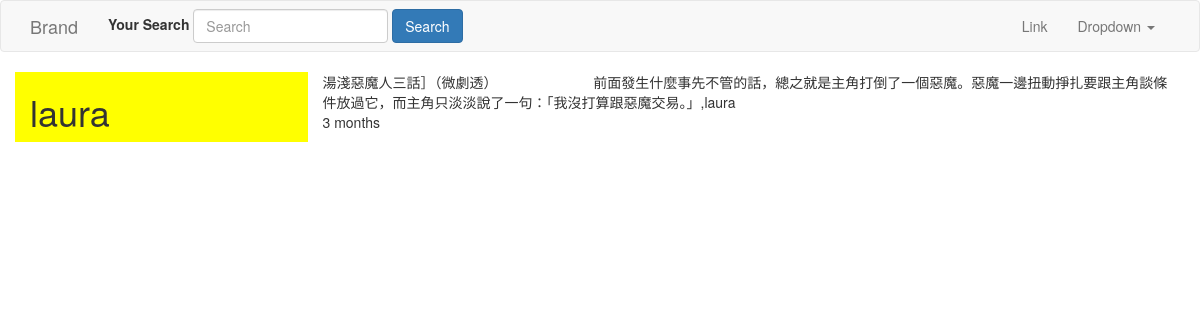
/tweet/271/, run on the app's committed database.
### tweets/models.py (models this page shows, shortened)
class Tweet(models.Model):
    parent      = models.ForeignKey("self",blank=True,null=True)
    user        = models.ForeignKey(settings.AUTH_USER_MODEL)
    content     = models.CharField(max_length=140,validators=[validate_content])
    timestamp    = models.DateTimeField(auto_now_add=True)
    updated      = models.DateTimeField(auto_now=True)
    objects = TweetManager()
    class Meta:
        ordering = ['-timestamp']

### tweets/views.py (the view)
# urls.py: url(r'^(?P<pk>\d+)/$', TweetDetailView.as_view(),name="detail"),
class TweetDetailView(DetailView):
    template_name = "tweets/detail_view.html"
    queryset = Tweet.objects.all()
    def get_object(self):
        pk = self.kwargs.get("pk")
        obj = get_object_or_404(Tweet,pk =pk)
        return obj

### templates/tweets/detail_view.html
{% extends "base.html"%}
{%block content%}
<div class="row">
    <div class="col-sm-3 col-xs-12" style="background-color:yellow;">
        <h1>{{object.user}} </h1>
    </div>
        <div class="col-sm-9 col-xs-12">
        {{object.content}},{{object.user}} <br>
        {{object.timestamp|timesince}}
    </div>
</div>
{%endblock content%}

### data on the page
Tweet: user "laura", content "湯淺惡魔人三話］（微劇透） 前面發生什麼事先不管的話，總之就是主角打倒了一個惡魔。惡魔一邊扭動掙扎要跟主角談條件放過它，而主角只淡淡說了一句：「我沒打算跟惡魔交易。」", timestamp "3 months"
